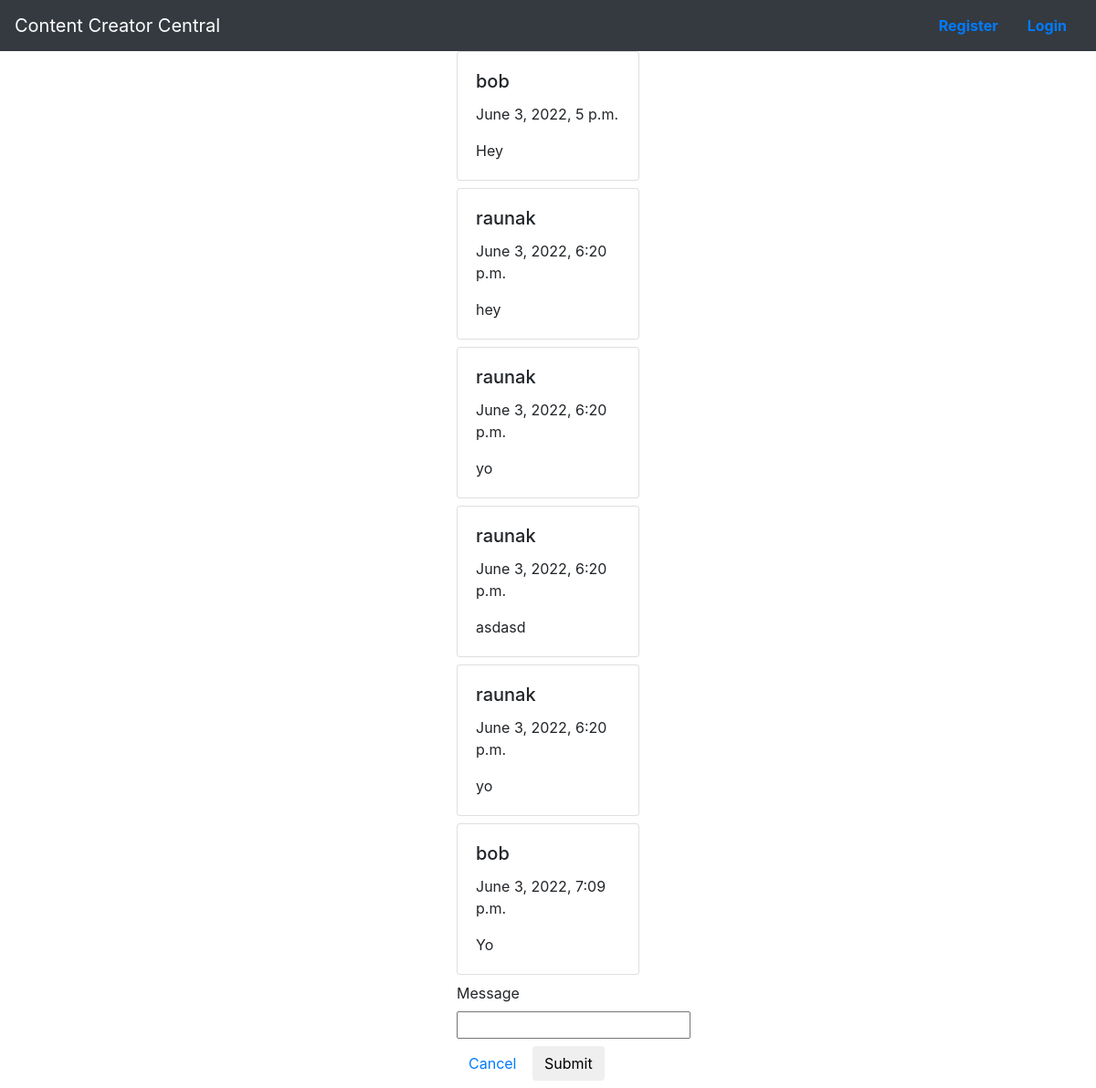
Page /chat/ on the committed database.
### base/models.py (models this page shows, shortened)
class Message(models.Model):
    user = models.ForeignKey(User, on_delete=models.SET_NULL, null=True)
    message = models.TextField()
    created_at = models.DateTimeField(auto_now_add=True)
    updated_at = models.DateTimeField(auto_now=True)

class User(AbstractUser):
    name = models.CharField(max_length=50)
    email = models.EmailField(unique=True, null=True)
    phone = models.CharField(max_length=50)
    address = models.CharField(max_length=250)
    city = models.CharField(max_length=50)
    state = models.CharField(max_length=50)
    zipcode = models.CharField(max_length=50)
    country = models.CharField(max_length=50)
    created_at = models.DateTimeField(auto_now_add=True)
    updated_at = models.DateTimeField(auto_now=True)
    password = models.CharField(max_length=50)
    USERNAME_FIELD = "email"
    REQUIRED_FIELDS = ["username", "password"]

### base/views.py (the view)
# urls.py: path("chat/", views.chat, name="chat"),
def chat(request):
    if request.method == "POST":
        message = request.POST.get("message")
        user = request.user
        new_message_object = Message.objects.create(user=user, message=message)
        new_message_object.save()
        return redirect("chat")
    if request.method == "GET":
        messages = Message.objects.all()
        context = {"messages": messages}
        return render(request, "chat.html", context)

### base/templates/chat.html (shortened to what this page needs)
{% extends "base.html" %} {% block page_content %}
<div class="layout__body mx-auto" style="width: 200px">
	<div class="mx-auto" style="width: 200px">
		{% for message in messages %}
		<div class="card mb-2">
			<div class="card-body">
				<h5 class="card-title">{{message.user.username}}</h5>
				<p class="card-text">{{message.created_at}}</p>
				<p class="card-text">{{message.message}}</p>
			</div>
		</div>
		{% endfor %}
	</div>
	<form class="form" action="" method="POST">
		<div class="form__group">
			<label for="username">Message</label>
			<input required type="text" name="message" />
		</div>
		<div class="form__action my-2">
			<a class="btn btn--dark" href="{{request.META.HTTP_REFERER}}">Cancel</a>
			<button class="btn btn--main" type="submit">Submit</button>
		</div>
	</form>
</div>
{% endblock %}

### content/templates/base.html (shortened to what this page needs)
<!DOCTYPE html>
<html lang="en">
	<head>
		<link
			rel="stylesheet"
			href="https://stackpath.bootstrapcdn.com/bootstrap/4.1.3/css/bootstrap.min.css"
		/>
	</head>
	<body></body>
		<nav class="navbar navbar-expand-lg navbar-dark bg-dark">
			<a class="navbar-brand" href="{% url 'index' %}"
				>Content Creator Central</a
			>
			<div class="collapse navbar-collapse" id="navbarSupportedContent">
				{% if request.user.is_authenticated %}
        			<a class="nav-link text-black font-weight-bold" href="{% url 'logout' %}">Logout</a>
				{% else %}
					<a class="nav-link text-black font-weight-bold" href="{% url 'register' %}">Register</a>
					<a class="nav-link text-black font-weight-bold" href="{% url 'login' %}">Login</a>
				{% endif %}
			</div>
		</nav>
		{% block page_content %}{% endblock %}
	</body>
</html>

### rows in the picture
Message: user.username "bob", created_at "June 3, 2022, 5 p.m.", message "Hey"
Message: user.username "raunak", created_at "June 3, 2022, 6:20 p.m.", message "hey"
Message: user.username "raunak", created_at "June 3, 2022, 6:20 p.m.", message "yo"
Message: user.username "raunak", created_at "June 3, 2022, 6:20 p.m.", message "asdasd"
Message: user.username "raunak", created_at "June 3, 2022, 6:20 p.m.", message "yo"
Message: user.username "bob", created_at "June 3, 2022, 7:09 p.m.", message "Yo"
